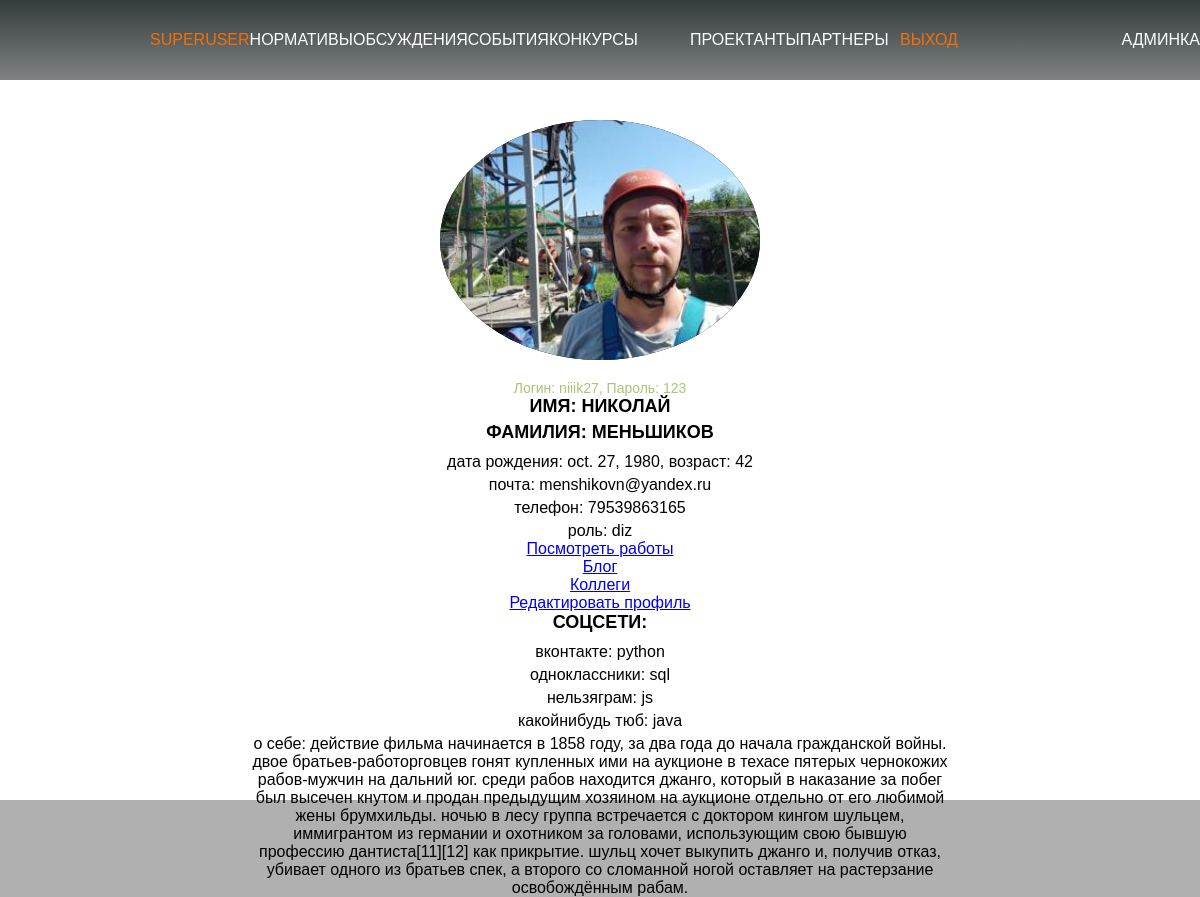
The page /niiik27/ (signed in) on the database its author committed.
### loginuser/models.py (models this page shows, shortened)
class UserProfile(models.Model):
    photo_url = models.CharField('Ссылка на фото',max_length=256, blank=True)
    image = models.ImageField('Изображение', upload_to=f'{APP_NAMES.USER_PROFILE}/image', blank=True)
    firstname = models.CharField('Имя', max_length=len_fields, blank=True)
    lastname = models.CharField('Фамилия', max_length=len_fields, blank=True)
    birth = models.DateField('Дата рождения', blank=True)
    e_mail = models.CharField('Почта', max_length=len_fields, blank=True)
    phone = models.BigIntegerField('Телефон', blank=True)
    purpose = models.CharField('Роль',max_length=10, blank=True)
    social_vk = models.CharField('Вконтакте', max_length=len_fields, blank=True)
    social_ok = models.CharField('Одноклассники', max_length=len_fields, blank=True)
    social_inst = models.CharField('Инста', max_length=len_fields, blank=True)
    social_tube = models.CharField('Видео', max_length=len_fields, blank=True)
    username = models.CharField('Логин', max_length=len_fields, blank=True)
    password = models.CharField('Пароль', max_length=len_fields, blank=True)
    about = models.TextField('Описание', blank=True)
    user = models.OneToOneField(User, on_delete=models.CASCADE)
    class Meta:
        verbose_name = APP_NAMES.USER_PROFILE
        verbose_name_plural = VERBOSE_APP_NAMES.USER_PROFILE

### loginuser/views.py (the view)
# urls.py: path('<str:username>/', profileView, name='username'),
def profileView(request, username):
    try:
        user = get_object_or_404(UserProfile, username=username)
        today = date.today()
        age = today.year - user.birth.year - ((today.month, today.day) < (user.birth.month, user.birth.day))
        return render(request, f'{APP_NAMES.HOME}/{APP_NAMES.HOME}.html',
                      {'userprofile': user, 'page_name': VERBOSE_APP_NAMES.HOME, 'page_style': APP_NAMES.HOME,
                       'age': age})
    except Http404:
        try:
            master_user = get_object_or_404(User, username=username)
            return redirect(f'/{APP_NAMES.LOGIN_USER}/{APP_NAMES.REG_USER}')
        except Http404:
            return redirect(f'/{APP_NAMES.ARTISTS}')

### home/templates/home/home.html (shortened to what this page needs)
{% extends 'base.html' %}
{% block content %}
    <main>
        {% if request.user.username %}
        <section class="hero">
            <div class="wrapper hero-wrapper">
                <img src="{{ userprofile.image.url }}" alt="" class="my_image hero__my_image">
                <span class="my_age">Логин: {{ userprofile.username }}, Пароль: {{ userprofile.password }}</span>
                <span class="first_name">Имя: {{ userprofile.firstname }}</span>
                <span class="last_name">Фамилия: {{ userprofile.lastname }}</span>
                <span class="my_desc">Дата рождения: {{ userprofile.birth }}, Возраст: {{ age }}</span>
                <span class="my_desc">Почта: {{ userprofile.e_mail }}</span>
                <span class="my_desc">Телефон: {{ userprofile.phone }}</span>
                <span class="my_desc">Роль: {{ userprofile.purpose }}</span>
                <a href="{% url 'portfolio' %}">Посмотреть работы</a>
                <a href="{% url 'blog' %}">Блог</a>
                <a href="{% url 'artists' %}">Коллеги</a>
                <a href="{% url 'profileup' %}">Редактировать профиль</a>
                <p class="first_name">Соцсети:</p>
                <p class="my_desc">Вконтакте: {{ userprofile.social_vk }}</p>
                <p class="my_desc">Одноклассники: {{ userprofile.social_ok }}</p>
                <p class="my_desc">Нельзяграм: {{ userprofile.social_inst }}</p>
                <p class="my_desc">Какойнибудь тюб: {{ userprofile.social_tube }}</p>
                <p class="my_desc">О себе: {{ userprofile.about }}</p>
            </div>
        </section>
        {% endif %}
    </main>
{% endblock %}

### templates/base.html (shortened to what this page needs)
<!DOCTYPE html>
{% load static %}
<html lang="en">
<head>
    <link rel="stylesheet" href="{% static 'base/css/style.css' %}">
    <link rel="stylesheet" href="{% static '' %}{{ page_style }}/css/style.css">
</head>
<body>
    <header class="header">
        <div class="wrapper header-wrapper">
            <div class="logo">
            </div>
            <nav class="nav_wrapper">
                <div class="info-block">
                    <a href="{% url 'home' %}" class="link link-primary">{% if request.user.username %}{{ request.user.username }}{% else %}Главная{% endif %}</a>
                    <a href="{% url 'standards' %}" class="link">Нормативы</a>
                    <a href="{% url 'issues' %}" class="link">Обсуждения</a>
                    <a href="{% url 'events' %}" class="link">События</a>
                    <a href="{% url 'contests' %}" class="link">Конкурсы</a>
                </div>
                <div class="base-block">
                    <a href="{% url 'artists' %}" class="link">Проектанты</a>
                    <a href="{% url 'partners' %}" class="link">Партнеры</a>
                </div>
            </nav>
            <div class="header-right ">
                {% if request.user.username %}
                    <a href="{% url 'logoutuser' %}" class="link link-primary">Выход</a>
                {% else %}
                    <a href="{% url 'loginuser' %}" class="link link-primary">Вход</a>
                {% endif %}
                <a href="{% url 'admin:index' %}" class="link">Админка</a>
            </div>
        </div>
    </header>
{% block content %}
{% endblock %}
    </body>
</html>

### static/base/css/style.css (style rules this page uses)
* { font-family: Arial, Helvetica, sans-serif }
body { margin: 0; padding: 0; background: #b0b0b0; }
h1, h2, h3, h4, h5, h6, p { margin: 0; }
body { padding:0; margin:0; }
.header { background:linear-gradient(#343c3d 0px, #343c3d66); }
.wrapper { width:100%; height:100px; max-width: 1440px; margin: 0 auto; }
.header-wrapper { display:flex; flex-direction: row; height: 80px; justify-content:space-between; align-items: center; }
.header-right { display:flex; flex-direction: row; width: 25%; justify-content:space-between; align-items: center; }
.link { color: #fff; font-size: 16px; text-decoration: none; text-transform: uppercase; font-family: sans-serif; transition: 0.3s; }
.link-primary { color: #f57004; }
.info-block { display:flex; flex-direction: row; width:65%; justify-content:space-between; align-items: center; }
.base-block { display:flex; flex-direction: row; width:25%; justify-content:space-between; align-items: center; }
.nav_wrapper { display:flex; flex-direction: row; width:60%; justify-content: space-between; align-items: center; }
.logo { width:10%; }

### home/static/home/css/style.css (style rules this page uses)
.hero { background-color: #ffffff; height: calc(100vh - 80px); padding-top:5vh; padding-bottom:2vh; }
.hero-wrapper { display:flex; flex-direction: column; align-items: center; }
.my_image { width:320px; height:320px; border-radius:100%; background-color:black; object-fit: cover; }
.hero__my_image { margin-bottom: 20px; }
.first_name, .last_name { color: black; font-size: 18px; font-weight: bold; text-transform: uppercase; font-family: sans-serif; margin-bottom: 5px; }
.my_age { font-family: sans-serif; font-size: 14px; color: #a8c578; }
.my_desc { font-weight: normal; text-transform: lowercase; width:90%; max-width:700px; text-align: center; margin: 5px 0 0; }

### rows shown on the page
UserProfile: image (picture), username "niiik27", password "123", firstname "НИКОЛАЙ", lastname "МЕНЬШИКОВ", birth "oct. 27, 1980", e_mail "menshikovn@yandex.ru", phone "79539863165", purpose "diz", social_vk "python", social_ok "sql", social_inst "js", social_tube "java", about "действие фильма начинается в 1858 году, за два года до начала гражданской войны. двое братьев-работорговцев гонят купленных ими на аукционе в техасе пятерых чернокожих рабов-мужчин на дальний юг. среди рабов находится джанго, который в наказание за побег был высечен кнутом и продан предыдущим хозяином на аукционе отдельно от его любимой жены брумхильды. ночью в лесу группа встречается с доктором кингом шульцем, иммигрантом из германии и охотником за головами, использующим свою бывшую профессию дантиста[11][12] как прикрытие. шульц хочет выкупить джанго и, получив отказ, убивает одного из братьев спек, а второго со сломанной ногой оставляет на растерзание освобождённым рабам."

### other values the page prints
{{ request.user.username }} "SUPERUSER"
